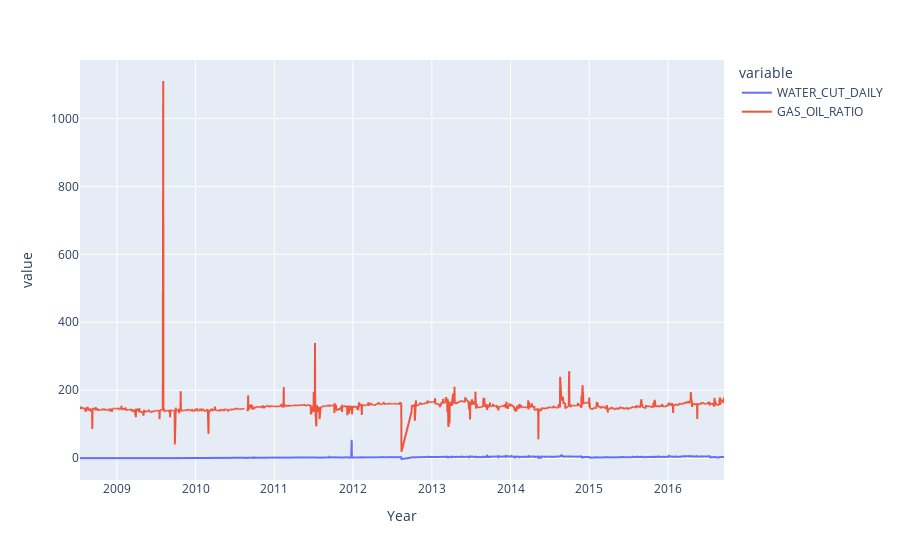

Notebook cell for this chart:
### Code cell
fig_wc_gor = px.line(
                pt_cum_wc_gor_date,
                x='DATEPRD',
                y=['WATER_CUT_DAILY','GAS_OIL_RATIO'],
                # color='WELL_BORE_CODE',
                labels={
                    "WATER_CUT_DAILY":"Water Cut Daily",
                    "GAS_OIL_RATIO":"GOR",
                    "DATEPRD": "Year",
                    # "WELL_BORE_CODE": "Wells"
                }
            )
fig_wc_gor.show()

### Figure 1 — Plotly figure (JSON) as saved in the notebook; plotly's stock layout.template omitted (floating-point values rounded to 4 significant figures; data arrays with more than 128 entries replaced by an {"elided": "..."} marker saying what was removed)
{"data": [{"hovertemplate": "variable=WATER_CUT_DAILY<br>Year=%{x}<br>value=%{y}<extra></extra>", "legendgroup": "WATER_CUT_DAILY", "line": {"color": "#636efa", "dash": "solid"}, "marker": {"symbol": "circle"}, "mode": "lines", "name": "WATER_CUT_DAILY", "showlegend": true, "type": "scattergl", "x": {"elided": "2814 str values"}, "xaxis": "x", "y": {"elided": "2814 float values"}, "yaxis": "y"}, {"hovertemplate": "variable=GAS_OIL_RATIO<br>Year=%{x}<br>value=%{y}<extra></extra>", "legendgroup": "GAS_OIL_RATIO", "line": {"color": "#EF553B", "dash": "solid"}, "marker": {"symbol": "circle"}, "mode": "lines", "name": "GAS_OIL_RATIO", "showlegend": true, "type": "scattergl", "x": {"elided": "2814 str values"}, "xaxis": "x", "y": {"elided": "2814 float values"}, "yaxis": "y"}], "layout": {"legend": {"title": {"text": "variable"}, "tracegroupgap": 0}, "margin": {"t": 60}, "xaxis": {"anchor": "y", "domain": [0, 1], "title": {"text": "Year"}}, "yaxis": {"anchor": "x", "domain": [0, 1], "title": {"text": "value"}}}}
